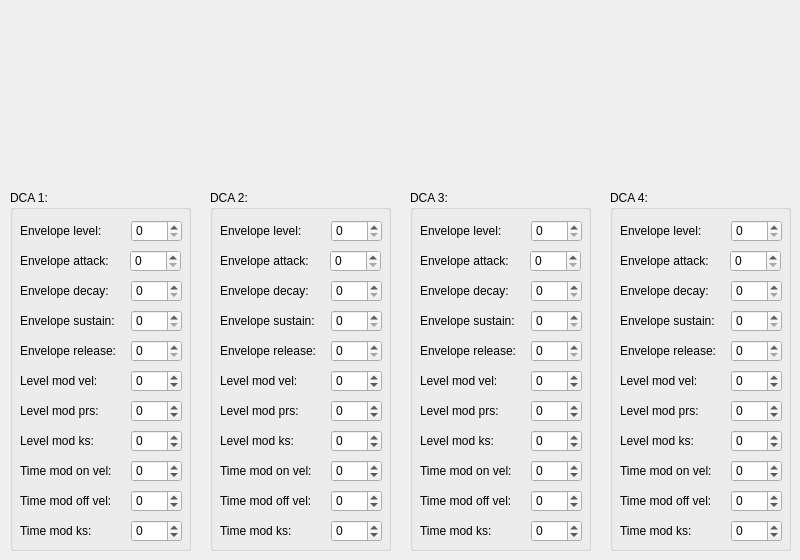
        <widget class="QWidget" name="tab_3">
         <property name="enabled">
          <bool>true</bool>
         </property>
         <attribute name="title">
          <string>DCA</string>
         </attribute>
         <widget class="QGroupBox" name="groupBox_3">
          <property name="geometry">
           <rect>
            <x>10</x>
            <y>190</y>
            <width>181</width>
            <height>361</height>
           </rect>
          </property>
          <property name="title">
           <string>DCA 1:</string>
          </property>
          <widget class="QSpinBox" name="s1_env_level">
           <property name="geometry">
            <rect>
             <x>121</x>
             <y>30</y>
             <width>51</width>
             <height>22</height>
            </rect>
           </property>
          </widget>
          <widget class="QLabel" name="label_42">
           <property name="geometry">
            <rect>
             <x>10</x>
             <y>30</y>
             <width>101</width>
             <height>22</height>
            </rect>
           </property>
           <property name="text">
            <string>Envelope level:</string>
           </property>
          </widget>
          <widget class="QSpinBox" name="s1_env_attack">
           <property name="geometry">
            <rect>
             <x>120</x>
             <y>60</y>
             <width>51</width>
             <height>22</height>
            </rect>
           </property>
          </widget>
          <widget class="QLabel" name="label_43">
           <property name="geometry">
            <rect>
             <x>10</x>
             <y>60</y>
             <width>101</width>
             <height>22</height>
            </rect>
           </property>
           <property name="text">
            <string>Envelope attack:</string>
           </property>
          </widget>
          <widget class="QSpinBox" name="s1_env_decay">
           <property name="geometry">
            <rect>
             <x>121</x>
             <y>90</y>
             <width>51</width>
             <height>22</height>
            </rect>
           </property>
          </widget>
          <widget class="QSpinBox" name="s1_env_sustain">
           <property name="geometry">
            <rect>
             <x>121</x>
             <y>120</y>
             <width>51</width>
             <height>22</height>
            </rect>
           </property>
          </widget>
          <widget class="QSpinBox" name="s1_env_release">
           <property name="geometry">
            <rect>
             <x>121</x>
             <y>150</y>
             <width>51</width>
             <height>22</height>
            </rect>
           </property>
          </widget>
          <widget class="QSpinBox" name="s1_level_mod_vel">
           <property name="geometry">
            <rect>
             <x>121</x>
             <y>180</y>
             <width>51</width>
             <height>22</height>
            </rect>
           </property>
           <property name="minimum">
            <number>-50</number>
           </property>
           <property name="maximum">
            <number>50</number>
           </property>
          </widget>
          <widget class="QSpinBox" name="s1_level_mod_prs">
           <property name="geometry">
            <rect>
             <x>121</x>
             <y>210</y>
             <width>51</width>
             <height>22</height>
            </rect>
           </property>
           <property name="minimum">
            <number>-50</number>
           </property>
           <property name="maximum">
            <number>50</number>
           </property>
          </widget>
          <widget class="QSpinBox" name="s1_level_mod_ks">
           <property name="geometry">
            <rect>
             <x>121</x>
             <y>240</y>
             <width>51</width>
             <height>22</height>
            </rect>
           </property>
           <property name="minimum">
            <number>-50</number>
           </property>
           <property name="maximum">
            <number>50</number>
           </property>
          </widget>
          <widget class="QSpinBox" name="s1_time_mod_on_vel">
           <property name="geometry">
            <rect>
             <x>121</x>
             <y>270</y>
             <width>51</width>
             <height>22</height>
            </rect>
           </property>
           <property name="minimum">
            <number>-50</number>
           </property>
           <property name="maximum">
            <number>50</number>
           </property>
          </widget>
          <widget class="QSpinBox" name="s1_time_mod_off_vel">
           <property name="geometry">
            <rect>
             <x>121</x>
             <y>300</y>
             <width>51</width>
             <height>22</height>
            </rect>
           </property>
           <property name="minimum">
            <number>-50</number>
           </property>
           <property name="maximum">
            <number>50</number>
           </property>
          </widget>
          <widget class="QSpinBox" name="s1_time_mod_ks">
           <property name="geometry">
            <rect>
             <x>121</x>
             <y>330</y>
             <width>51</width>
             <height>22</height>
            </rect>
           </property>
           <property name="minimum">
            <number>-50</number>
           </property>
           <property name="maximum">
            <number>50</number>
           </property>
          </widget>
          <widget class="QLabel" name="label_8">
           <property name="geometry">
            <rect>
             <x>10</x>
             <y>90</y>
             <width>111</width>
             <height>22</height>
            </rect>
           </property>
           <property name="text">
            <string>Envelope decay:</string>
           </property>
          </widget>
          <widget class="QLabel" name="label_14">
           <property name="geometry">
            <rect>
             <x>10</x>
             <y>120</y>
             <width>111</width>
             <height>22</height>
            </rect>
           </property>
           <property name="text">
            <string>Envelope sustain:</string>
           </property>
          </widget>
          <widget class="QLabel" name="label_15">
           <property name="geometry">
            <rect>
             <x>10</x>
             <y>150</y>
             <width>111</width>
             <height>22</height>
            </rect>
           </property>
           <property name="text">
            <string>Envelope release:</string>
           </property>
          </widget>
          <widget class="QLabel" name="label_17">
           <property name="geometry">
            <rect>
             <x>10</x>
             <y>180</y>
             <width>111</width>
             <height>22</height>
            </rect>
           </property>
           <property name="text">
            <string>Level mod vel:</string>
           </property>
          </widget>
          <widget class="QLabel" name="label_18">
           <property name="geometry">
            <rect>
             <x>10</x>
             <y>210</y>
             <width>111</width>
             <height>22</height>
            </rect>
           </property>
           <property name="text">
            <string>Level mod prs:</string>
           </property>
          </widget>
          <widget class="QLabel" name="label_19">
           <property name="geometry">
            <rect>
             <x>10</x>
             <y>240</y>
             <width>111</width>
             <height>22</height>
            </rect>
           </property>
           <property name="text">
            <string>Level mod ks:</string>
           </property>
          </widget>
          <widget class="QLabel" name="label_20">
           <property name="geometry">
            <rect>
             <x>10</x>
             <y>270</y>
             <width>111</width>
             <height>22</height>
            </rect>
           </property>
           <property name="text">
            <string>Time mod on vel:</string>
           </property>
          </widget>
          <widget class="QLabel" name="label_44">
           <property name="geometry">
            <rect>
             <x>10</x>
             <y>300</y>
             <width>111</width>
             <height>22</height>
            </rect>
           </property>
           <property name="text">
            <string>Time mod off vel:</string>
           </property>
          </widget>
          <widget class="QLabel" name="label_45">
           <property name="geometry">
            <rect>
             <x>10</x>
             <y>330</y>
             <width>111</width>
             <height>22</height>
            </rect>
           </property>
           <property name="text">
            <string>Time mod ks:</string>
           </property>
          </widget>
         </widget>
         <widget class="QGroupBox" name="groupBox_4">
          <property name="geometry">
           <rect>
            <x>210</x>
            <y>190</y>
            <width>181</width>
            <height>361</height>
           </rect>
          </property>
          <property name="title">
           <string>DCA 2:</string>
          </property>
          <widget class="QSpinBox" name="s2_env_level">
           <property name="geometry">
            <rect>
             <x>121</x>
             <y>30</y>
             <width>51</width>
             <height>22</height>
            </rect>
           </property>
          </widget>
          <widget class="QLabel" name="label_46">
           <property name="geometry">
            <rect>
             <x>10</x>
             <y>30</y>
             <width>101</width>
             <height>22</height>
            </rect>
           </property>
           <property name="text">
            <string>Envelope level:</string>
           </property>
          </widget>
          <widget class="QSpinBox" name="s2_env_attack">
           <property name="geometry">
            <rect>
             <x>120</x>
             <y>60</y>
             <width>51</width>
             <height>22</height>
            </rect>
           </property>
          </widget>
          <widget class="QLabel" name="label_47">
           <property name="geometry">
            <rect>
             <x>10</x>
             <y>60</y>
             <width>101</width>
             <height>22</height>
            </rect>
           </property>
           <property name="text">
            <string>Envelope attack:</string>
           </property>
          </widget>
          <widget class="QSpinBox" name="s2_env_decay">
           <property name="geometry">
            <rect>
             <x>121</x>
             <y>90</y>
             <width>51</width>
             <height>22</height>
            </rect>
           </property>
          </widget>
          <widget class="QSpinBox" name="s2_env_sustain">
           <property name="geometry">
            <rect>
             <x>121</x>
             <y>120</y>
             <width>51</width>
             <height>22</height>
            </rect>
           </property>
          </widget>
          <widget class="QSpinBox" name="s2_env_release">
           <property name="geometry">
            <rect>
             <x>121</x>
             <y>150</y>
             <width>51</width>
             <height>22</height>
            </rect>
           </property>
          </widget>
          <widget class="QSpinBox" name="s2_level_mod_vel">
           <property name="geometry">
            <rect>
             <x>121</x>
             <y>180</y>
             <width>51</width>
             <height>22</height>
            </rect>
           </property>
           <property name="minimum">
            <number>-50</number>
           </property>
           <property name="maximum">
            <number>50</number>
           </property>
          </widget>
          <widget class="QSpinBox" name="s2_level_mod_prs">
           <property name="geometry">
            <rect>
             <x>121</x>
             <y>210</y>
             <width>51</width>
             <height>22</height>
            </rect>
           </property>
           <property name="minimum">
            <number>-50</number>
           </property>
           <property name="maximum">
            <number>50</number>
           </property>
          </widget>
          <widget class="QSpinBox" name="s2_level_mod_ks">
           <property name="geometry">
            <rect>
             <x>121</x>
             <y>240</y>
             <width>51</width>
             <height>22</height>
            </rect>
           </property>
           <property name="minimum">
            <number>-50</number>
           </property>
           <property name="maximum">
            <number>50</number>
           </property>
          </widget>
          <widget class="QSpinBox" name="s2_time_mod_on_vel">
           <property name="geometry">
            <rect>
             <x>121</x>
             <y>270</y>
             <width>51</width>
             <height>22</height>
            </rect>
           </property>
           <property name="minimum">
            <number>-50</number>
           </property>
           <property name="maximum">
            <number>50</number>
           </property>
          </widget>
          <widget class="QSpinBox" name="s2_time_mod_off_vel">
           <property name="geometry">
            <rect>
             <x>121</x>
             <y>300</y>
             <width>51</width>
             <height>22</height>
            </rect>
           </property>
           <property name="minimum">
            <number>-50</number>
           </property>
           <property name="maximum">
            <number>50</number>
           </property>
          </widget>
          <widget class="QSpinBox" name="s2_time_mod_ks">
           <property name="geometry">
            <rect>
             <x>121</x>
             <y>330</y>
             <width>51</width>
             <height>22</height>
            </rect>
           </property>
           <property name="minimum">
            <number>-50</number>
           </property>
           <property name="maximum">
            <number>50</number>
           </property>
          </widget>
          <widget class="QLabel" name="label_48">
           <property name="geometry">
            <rect>
             <x>10</x>
             <y>90</y>
             <width>111</width>
             <height>22</height>
            </rect>
           </property>
           <property name="text">
            <string>Envelope decay:</string>
           </property>
          </widget>
          <widget class="QLabel" name="label_49">
           <property name="geometry">
            <rect>
             <x>10</x>
             <y>120</y>
             <width>111</width>
             <height>22</height>
            </rect>
           </property>
           <property name="text">
            <string>Envelope sustain:</string>
           </property>
          </widget>
          <widget class="QLabel" name="label_50">
           <property name="geometry">
            <rect>
             <x>10</x>
             <y>150</y>
             <width>111</width>
             <height>22</height>
            </rect>
           </property>
           <property name="text">
            <string>Envelope release:</string>
           </property>
          </widget>
          <widget class="QLabel" name="label_51">
           <property name="geometry">
            <rect>
             <x>10</x>
             <y>180</y>
             <width>111</width>
             <height>22</height>
            </rect>
           </property>
           <property name="text">
            <string>Level mod vel:</string>
           </property>
          </widget>
          <widget class="QLabel" name="label_52">
           <property name="geometry">
            <rect>
             <x>10</x>
             <y>210</y>
             <width>111</width>
             <height>22</height>
            </rect>
           </property>
           <property name="text">
            <string>Level mod prs:</string>
           </property>
          </widget>
          <widget class="QLabel" name="label_53">
           <property name="geometry">
            <rect>
             <x>10</x>
             <y>240</y>
             <width>111</width>
             <height>22</height>
            </rect>
           </property>
           <property name="text">
            <string>Level mod ks:</string>
           </property>
          </widget>
          <widget class="QLabel" name="label_54">
           <property name="geometry">
            <rect>
             <x>10</x>
             <y>270</y>
             <width>111</width>
             <height>22</height>
            </rect>
           </property>
           <property name="text">
            <string>Time mod on vel:</string>
           </property>
          </widget>
          <widget class="QLabel" name="label_55">
           <property name="geometry">
            <rect>
             <x>10</x>
             <y>300</y>
             <width>111</width>
             <height>22</height>
            </rect>
           </property>
           <property name="text">
            <string>Time mod off vel:</string>
           </property>
          </widget>
          <widget class="QLabel" name="label_56">
           <property name="geometry">
            <rect>
             <x>10</x>
             <y>330</y>
             <width>111</width>
             <height>22</height>
            </rect>
           </property>
           <property name="text">
            <string>Time mod ks:</string>
           </property>
          </widget>
         </widget>
         <widget class="QGroupBox" name="groupBox_9">
          <property name="geometry">
           <rect>
            <x>410</x>
            <y>190</y>
            <width>181</width>
            <height>361</height>
           </rect>
          </property>
          <property name="title">
           <string>DCA 3:</string>
          </property>
          <widget class="QSpinBox" name="s3_env_level">
           <property name="geometry">
            <rect>
             <x>121</x>
             <y>30</y>
             <width>51</width>
             <height>22</height>
            </rect>
           </property>
          </widget>
          <widget class="QLabel" name="label_57">
           <property name="geometry">
            <rect>
             <x>10</x>
             <y>30</y>
             <width>101</width>
             <height>22</height>
            </rect>
           </property>
           <property name="text">
            <string>Envelope level:</string>
           </property>
          </widget>
          <widget class="QSpinBox" name="s3_env_attack">
           <property name="geometry">
            <rect>
             <x>120</x>
             <y>60</y>
             <width>51</width>
             <height>22</height>
            </rect>
           </property>
          </widget>
          <widget class="QLabel" name="label_58">
           <property name="geometry">
            <rect>
             <x>10</x>
             <y>60</y>
             <width>101</width>
             <height>22</height>
            </rect>
           </property>
           <property name="text">
            <string>Envelope attack:</string>
           </property>
          </widget>
          <widget class="QSpinBox" name="s3_env_decay">
           <property name="geometry">
            <rect>
             <x>121</x>
             <y>90</y>
             <width>51</width>
             <height>22</height>
            </rect>
           </property>
          </widget>
          <widget class="QSpinBox" name="s3_env_sustain">
           <property name="geometry">
            <rect>
             <x>121</x>
             <y>120</y>
             <width>51</width>
             <height>22</height>
            </rect>
           </property>
          </widget>
          <widget class="QSpinBox" name="s3_env_release">
           <property name="geometry">
            <rect>
             <x>121</x>
             <y>150</y>
             <width>51</width>
             <height>22</height>
            </rect>
           </property>
          </widget>
          <widget class="QSpinBox" name="s3_level_mod_vel">
           <property name="geometry">
            <rect>
             <x>121</x>
             <y>180</y>
             <width>51</width>
             <height>22</height>
            </rect>
           </property>
           <property name="minimum">
            <number>-50</number>
           </property>
           <property name="maximum">
            <number>50</number>
           </property>
          </widget>
          <widget class="QSpinBox" name="s3_level_mod_prs">
           <property name="geometry">
            <rect>
             <x>121</x>
             <y>210</y>
             <width>51</width>
             <height>22</height>
            </rect>
           </property>
           <property name="minimum">
            <number>-50</number>
           </property>
           <property name="maximum">
            <number>50</number>
           </property>
          </widget>
          <widget class="QSpinBox" name="s3_level_mod_ks">
           <property name="geometry">
            <rect>
             <x>121</x>
             <y>240</y>
             <width>51</width>
             <height>22</height>
            </rect>
           </property>
           <property name="minimum">
            <number>-50</number>
           </property>
           <property name="maximum">
            <number>50</number>
           </property>
          </widget>
          <widget class="QSpinBox" name="s3_time_mod_on_vel">
           <property name="geometry">
            <rect>
             <x>121</x>
             <y>270</y>
             <width>51</width>
             <height>22</height>
            </rect>
           </property>
           <property name="minimum">
            <number>-50</number>
           </property>
           <property name="maximum">
            <number>50</number>
           </property>
          </widget>
          <widget class="QSpinBox" name="s3_time_mod_off_vel">
           <property name="geometry">
            <rect>
             <x>121</x>
             <y>300</y>
             <width>51</width>
             <height>22</height>
            </rect>
           </property>
           <property name="minimum">
            <number>-50</number>
           </property>
           <property name="maximum">
            <number>50</number>
           </property>
          </widget>
          <widget class="QSpinBox" name="s3_time_mod_ks">
           <property name="geometry">
            <rect>
             <x>121</x>
             <y>330</y>
             <width>51</width>
             <height>22</height>
            </rect>
           </property>
           <property name="minimum">
            <number>-50</number>
           </property>
           <property name="maximum">
            <number>50</number>
           </property>
          </widget>
          <widget class="QLabel" name="label_59">
           <property name="geometry">
            <rect>
             <x>10</x>
             <y>90</y>
             <width>111</width>
             <height>22</height>
            </rect>
           </property>
           <property name="text">
            <string>Envelope decay:</string>
           </property>
          </widget>
          <widget class="QLabel" name="label_60">
           <property name="geometry">
            <rect>
             <x>10</x>
             <y>120</y>
             <width>111</width>
             <height>22</height>
            </rect>
           </property>
           <property name="text">
            <string>Envelope sustain:</string>
           </property>
          </widget>
          <widget class="QLabel" name="label_61">
           <property name="geometry">
            <rect>
             <x>10</x>
             <y>150</y>
             <width>111</width>
             <height>22</height>
            </rect>
           </property>
           <property name="text">
            <string>Envelope release:</string>
           </property>
          </widget>
          <widget class="QLabel" name="label_62">
           <property name="geometry">
            <rect>
             <x>10</x>
             <y>180</y>
             <width>111</width>
             <height>22</height>
            </rect>
           </property>
           <property name="text">
            <string>Level mod vel:</string>
           </property>
          </widget>
          <widget class="QLabel" name="label_63">
           <property name="geometry">
            <rect>
             <x>10</x>
             <y>210</y>
             <width>111</width>
             <height>22</height>
            </rect>
           </property>
           <property name="text">
            <string>Level mod prs:</string>
           </property>
          </widget>
          <widget class="QLabel" name="label_64">
           <property name="geometry">
            <rect>
             <x>10</x>
             <y>240</y>
             <width>111</width>
             <height>22</height>
            </rect>
           </property>
           <property name="text">
            <string>Level mod ks:</string>
           </property>
          </widget>
          <widget class="QLabel" name="label_65">
           <property name="geometry">
            <rect>
             <x>10</x>
             <y>270</y>
             <width>111</width>
             <height>22</height>
            </rect>
           </property>
           <property name="text">
            <string>Time mod on vel:</string>
           </property>
          </widget>
          <widget class="QLabel" name="label_66">
           <property name="geometry">
            <rect>
             <x>10</x>
             <y>300</y>
             <width>111</width>
             <height>22</height>
            </rect>
           </property>
           <property name="text">
            <string>Time mod off vel:</string>
           </property>
          </widget>
          <widget class="QLabel" name="label_67">
           <property name="geometry">
            <rect>
             <x>10</x>
             <y>330</y>
             <width>111</width>
             <height>22</height>
            </rect>
           </property>
           <property name="text">
            <string>Time mod ks:</string>
           </property>
          </widget>
         </widget>
         <widget class="QGroupBox" name="groupBox_10">
          <property name="geometry">
           <rect>
            <x>610</x>
            <y>190</y>
            <width>181</width>
            <height>361</height>
           </rect>
          </property>
          <property name="title">
           <string>DCA 4:</string>
          </property>
          <widget class="QSpinBox" name="s4_env_level">
           <property name="geometry">
            <rect>
             <x>121</x>
             <y>30</y>
             <width>51</width>
             <height>22</height>
            </rect>
           </property>
          </widget>
          <widget class="QLabel" name="label_68">
           <property name="geometry">
            <rect>
             <x>10</x>
             <y>30</y>
             <width>101</width>
             <height>22</height>
            </rect>
           </property>
           <property name="text">
            <string>Envelope level:</string>
           </property>
          </widget>
          <widget class="QSpinBox" name="s4_env_attack">
           <property name="geometry">
            <rect>
             <x>120</x>
             <y>60</y>
             <width>51</width>
             <height>22</height>
            </rect>
           </property>
          </widget>
          <widget class="QLabel" name="label_69">
           <property name="geometry">
            <rect>
             <x>10</x>
             <y>60</y>
             <width>101</width>
             <height>22</height>
            </rect>
           </property>
           <property name="text">
            <string>Envelope attack:</string>
           </property>
          </widget>
          <widget class="QSpinBox" name="s4_env_decay">
           <property name="geometry">
            <rect>
             <x>121</x>
             <y>90</y>
             <width>51</width>
             <height>22</height>
            </rect>
           </property>
          </widget>
          <widget class="QSpinBox" name="s4_env_sustain">
           <property name="geometry">
            <rect>
             <x>121</x>
             <y>120</y>
             <width>51</width>
             <height>22</height>
            </rect>
           </property>
          </widget>
          <widget class="QSpinBox" name="s4_env_release">
           <property name="geometry">
            <rect>
             <x>121</x>
             <y>150</y>
             <width>51</width>
             <height>22</height>
            </rect>
           </property>
          </widget>
          <widget class="QSpinBox" name="s4_level_mod_vel">
           <property name="geometry">
            <rect>
             <x>121</x>
             <y>180</y>
             <width>51</width>
             <height>22</height>
            </rect>
           </property>
           <property name="minimum">
            <number>-50</number>
           </property>
           <property name="maximum">
            <number>50</number>
           </property>
          </widget>
          <widget class="QSpinBox" name="s4_level_mod_prs">
           <property name="geometry">
            <rect>
             <x>121</x>
             <y>210</y>
             <width>51</width>
             <height>22</height>
            </rect>
           </property>
           <property name="minimum">
            <number>-50</number>
           </property>
           <property name="maximum">
            <number>50</number>
           </property>
          </widget>
          <widget class="QSpinBox" name="s4_level_mod_ks">
           <property name="geometry">
            <rect>
             <x>121</x>
             <y>240</y>
             <width>51</width>
             <height>22</height>
            </rect>
           </property>
           <property name="minimum">
            <number>-50</number>
           </property>
           <property name="maximum">
            <number>50</number>
           </property>
          </widget>
          <widget class="QSpinBox" name="s4_time_mod_on_vel">
           <property name="geometry">
            <rect>
             <x>121</x>
             <y>270</y>
             <width>51</width>
             <height>22</height>
            </rect>
           </property>
           <property name="minimum">
            <number>-50</number>
           </property>
           <property name="maximum">
            <number>50</number>
           </property>
          </widget>
          <widget class="QSpinBox" name="s4_time_mod_off_vel">
           <property name="geometry">
            <rect>
             <x>121</x>
             <y>300</y>
             <width>51</width>
             <height>22</height>
            </rect>
           </property>
           <property name="minimum">
            <number>-50</number>
           </property>
           <property name="maximum">
            <number>50</number>
           </property>
          </widget>
          <widget class="QSpinBox" name="s4_time_mod_ks">
           <property name="geometry">
            <rect>
             <x>121</x>
             <y>330</y>
             <width>51</width>
             <height>22</height>
            </rect>
           </property>
           <property name="minimum">
            <number>-50</number>
           </property>
           <property name="maximum">
            <number>50</number>
           </property>
          </widget>
          <widget class="QLabel" name="label_70">
           <property name="geometry">
            <rect>
             <x>10</x>
             <y>90</y>
             <width>111</width>
             <height>22</height>
            </rect>
           </property>
           <property name="text">
            <string>Envelope decay:</string>
           </property>
          </widget>
          <widget class="QLabel" name="label_71">
           <property name="geometry">
            <rect>
             <x>10</x>
             <y>120</y>
             <width>111</width>
             <height>22</height>
            </rect>
           </property>
           <property name="text">
            <string>Envelope sustain:</string>
           </property>
          </widget>
          <widget class="QLabel" name="label_72">
           <property name="geometry">
            <rect>
             <x>10</x>
             <y>150</y>
             <width>111</width>
             <height>22</height>
            </rect>
           </property>
           <property name="text">
            <string>Envelope release:</string>
           </property>
          </widget>
          <widget class="QLabel" name="label_73">
           <property name="geometry">
            <rect>
             <x>10</x>
             <y>180</y>
             <width>111</width>
             <height>22</height>
            </rect>
           </property>
           <property name="text">
            <string>Level mod vel:</string>
           </property>
          </widget>
          <widget class="QLabel" name="label_74">
           <property name="geometry">
            <rect>
             <x>10</x>
             <y>210</y>
             <width>111</width>
             <height>22</height>
            </rect>
           </property>
           <property name="text">
            <string>Level mod prs:</string>
           </property>
          </widget>
          <widget class="QLabel" name="label_75">
           <property name="geometry">
            <rect>
             <x>10</x>
             <y>240</y>
             <width>111</width>
             <height>22</height>
            </rect>
           </property>
           <property name="text">
            <string>Level mod ks:</string>
           </property>
          </widget>
          <widget class="QLabel" name="label_76">
           <property name="geometry">
            <rect>
             <x>10</x>
             <y>270</y>
             <width>111</width>
             <height>22</height>
            </rect>
           </property>
           <property name="text">
            <string>Time mod on vel:</string>
           </property>
          </widget>
          <widget class="QLabel" name="label_77">
           <property name="geometry">
            <rect>
             <x>10</x>
             <y>300</y>
             <width>111</width>
             <height>22</height>
            </rect>
           </property>
           <property name="text">
            <string>Time mod off vel:</string>
           </property>
          </widget>
          <widget class="QLabel" name="label_78">
           <property name="geometry">
            <rect>
             <x>10</x>
             <y>330</y>
             <width>111</width>
             <height>22</height>
            </rect>
           </property>
           <property name="text">
            <string>Time mod ks:</string>
           </property>
          </widget>
         </widget>
        </widget>
